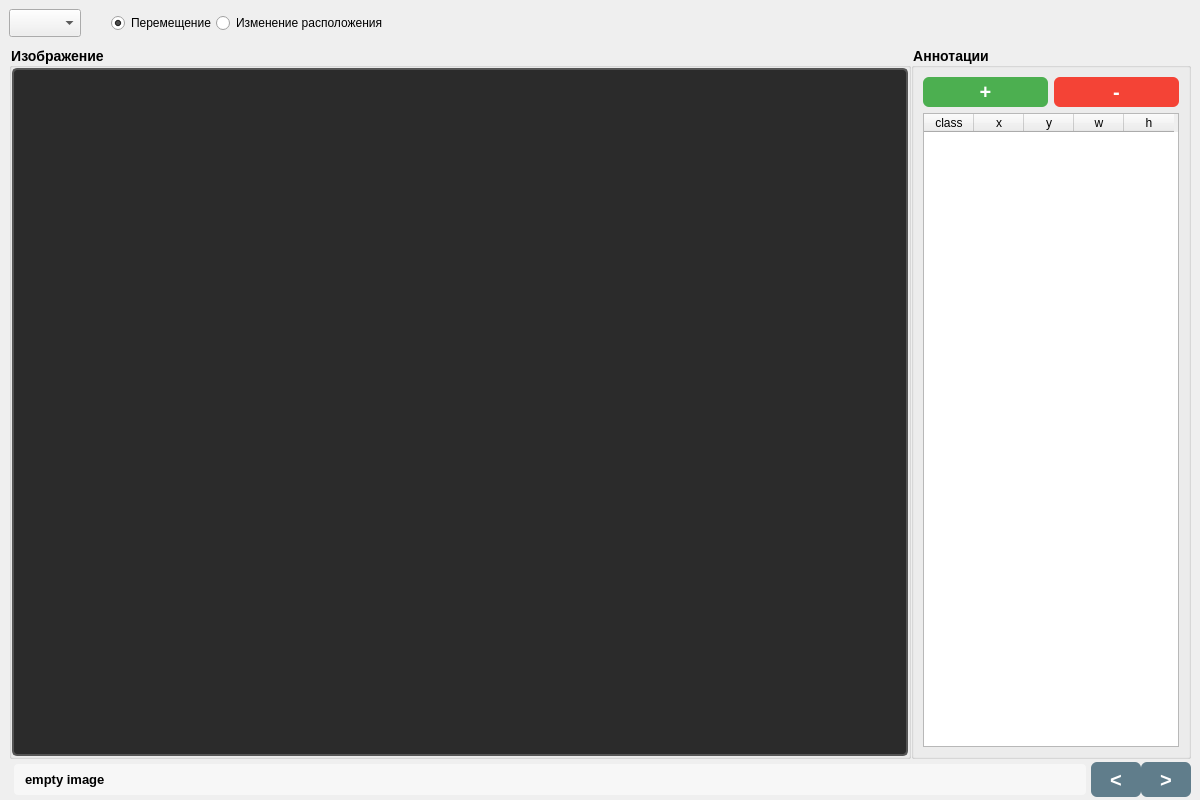
<?xml version="1.0" encoding="UTF-8"?>
<ui version="4.0">
 <class>ImageEditorTab</class>
 <widget class="QWidget" name="ImageEditorTab">
  <property name="geometry">
   <rect>
    <x>0</x>
    <y>0</y>
    <width>1200</width>
    <height>800</height>
   </rect>
  </property>
  <layout class="QVBoxLayout" name="verticalLayout">
   <property name="leftMargin">
    <number>0</number>
   </property>
   <property name="topMargin">
    <number>0</number>
   </property>
   <property name="rightMargin">
    <number>0</number>
   </property>
   <property name="bottomMargin">
    <number>0</number>
   </property>
   <property name="spacing">
    <number>0</number>
   </property>
   <item>
    <layout class="QHBoxLayout" name="horizontalLayout_top">
     <property name="leftMargin">
      <number>9</number>
     </property>
     <property name="topMargin">
      <number>9</number>
     </property>
     <property name="rightMargin">
      <number>9</number>
     </property>
     <property name="bottomMargin">
      <number>9</number>
     </property>
     <item>
      <widget class="QComboBox" name="combo_main_class">
       <property name="minimumWidth">
        <number>200</number>
       </property>
       <property name="styleSheet">
        <string notr="true">QComboBox { padding: 5px; }</string>
       </property>
      </widget>
     </item>
     <item>
      <spacer name="horizontalSpacer_1">
       <property name="orientation">
        <enum>Qt::Horizontal</enum>
       </property>
       <property name="sizeType">
        <enum>QSizePolicy::Fixed</enum>
       </property>
       <property name="sizeHint" stdset="0">
        <size>
         <width>30</width>
         <height>20</height>
        </size>
       </property>
      </spacer>
     </item>
     <item>
      <widget class="QRadioButton" name="radio_move">
       <property name="text">
        <string>Перемещение</string>
       </property>
       <property name="checked">
        <bool>true</bool>
       </property>
      </widget>
     </item>
     <item>
      <widget class="QRadioButton" name="radio_location">
       <property name="text">
        <string>Изменение расположения</string>
       </property>
      </widget>
     </item>
     <item>
      <spacer name="horizontalSpacer">
       <property name="orientation">
        <enum>Qt::Horizontal</enum>
       </property>
       <property name="sizeHint" stdset="0">
        <size>
         <width>40</width>
         <height>20</height>
        </size>
       </property>
      </spacer>
     </item>
    </layout>
   </item>
   <item>
    <layout class="QHBoxLayout" name="horizontalLayout_main">
     <property name="leftMargin">
      <number>9</number>
     </property>
     <property name="rightMargin">
      <number>9</number>
     </property>
     <property name="topMargin">
      <number>0</number>
     </property>
     <property name="bottomMargin">
      <number>0</number>
     </property>
     <item>
      <widget class="QGroupBox" name="group_image">
       <property name="sizePolicy">
        <sizepolicy hsizetype="Expanding" vsizetype="Expanding">
         <horstretch>3</horstretch>
         <verstretch>0</verstretch>
        </sizepolicy>
       </property>
       <property name="styleSheet">
        <string notr="true">
QGroupBox {
    font-size: 14px;
    font-weight: bold;
}
QGroupBox QGraphicsView {
    background-color: #2b2b2b;
    border: 2px solid #555;
    border-radius: 5px;
}
        </string>
       </property>
       <property name="title">
        <string>Изображение</string>
       </property>
       <layout class="QVBoxLayout" name="verticalLayout_image">
        <property name="leftMargin">
         <number>0</number>
        </property>
        <property name="topMargin">
         <number>0</number>
        </property>
        <property name="rightMargin">
         <number>0</number>
        </property>
        <property name="bottomMargin">
         <number>0</number>
        </property>
        <item>
         <widget class="QGraphicsView" name="graphics_view">
          <property name="sizePolicy">
           <sizepolicy hsizetype="Expanding" vsizetype="Expanding">
            <horstretch>0</horstretch>
            <verstretch>0</verstretch>
           </sizepolicy>
          </property>
          <property name="frameShape">
           <enum>QFrame::NoFrame</enum>
          </property>
          <property name="verticalScrollBarPolicy">
           <enum>Qt::ScrollBarAlwaysOff</enum>
          </property>
          <property name="horizontalScrollBarPolicy">
           <enum>Qt::ScrollBarAlwaysOff</enum>
          </property>
          <property name="interactive">
           <bool>true</bool>
          </property>
         </widget>
        </item>
       </layout>
      </widget>
     </item>
     <item>
      <widget class="QGroupBox" name="group_annotations">
       <property name="sizePolicy">
        <sizepolicy hsizetype="Preferred" vsizetype="Expanding">
         <horstretch>0</horstretch>
         <verstretch>0</verstretch>
        </sizepolicy>
       </property>
       <property name="styleSheet">
        <string notr="true">QGroupBox { font-size: 14px; font-weight: bold; }</string>
       </property>
       <property name="title">
        <string>Аннотации</string>
       </property>
       <layout class="QVBoxLayout" name="verticalLayout_annotations">
        <item>
         <layout class="QHBoxLayout" name="horizontalLayout_table_buttons_top">
          <item>
           <widget class="QPushButton" name="btn_add_row">
            <property name="sizePolicy">
             <sizepolicy hsizetype="Expanding" vsizetype="Fixed">
              <horstretch>1</horstretch>
              <verstretch>0</verstretch>
             </sizepolicy>
            </property>
            <property name="minimumSize">
             <size>
              <width>0</width>
              <height>30</height>
             </size>
            </property>
            <property name="styleSheet">
             <string notr="true">
QPushButton {
    font-size: 20px;
    font-weight: bold;
    background-color: #4CAF50;
    color: white;
    border: none;
    border-radius: 6px;
}
QPushButton:hover {
    background-color: #45a049;
}
             </string>
            </property>
            <property name="text">
             <string>+</string>
            </property>
           </widget>
          </item>
          <item>
           <widget class="QPushButton" name="btn_remove_row">
            <property name="sizePolicy">
             <sizepolicy hsizetype="Expanding" vsizetype="Fixed">
              <horstretch>1</horstretch>
              <verstretch>0</verstretch>
             </sizepolicy>
            </property>
            <property name="minimumSize">
             <size>
              <width>0</width>
              <height>30</height>
             </size>
            </property>
            <property name="styleSheet">
             <string notr="true">
QPushButton {
    font-size: 20px;
    font-weight: bold;
    background-color: #f44336;
    color: white;
    border: none;
    border-radius: 6px;
}
QPushButton:hover {
    background-color: #da190b;
}
             </string>
            </property>
            <property name="text">
             <string>-</string>
            </property>
           </widget>
          </item>
         </layout>
        </item>
        <item>
         <widget class="QTableWidget" name="table_annotations">
          <property name="sizePolicy">
           <sizepolicy hsizetype="Minimum" vsizetype="Expanding">
            <horstretch>0</horstretch>
            <verstretch>0</verstretch>
           </sizepolicy>
          </property>
          <property name="minimumSize">
           <size>
            <width>250</width>
            <height>0</height>
           </size>
          </property>
          <property name="editTriggers">
           <set>QAbstractItemView::DoubleClicked</set>
          </property>
          <property name="alternatingRowColors">
           <bool>true</bool>
          </property>
          <property name="selectionBehavior">
           <enum>QAbstractItemView::SelectRows</enum>
          </property>
          <property name="showGrid">
           <bool>true</bool>
          </property>
          <property name="gridStyle">
           <enum>Qt::SolidLine</enum>
          </property>
          <property name="columnCount">
           <number>5</number>
          </property>
          <attribute name="horizontalHeaderStretchLastSection">
           <bool>false</bool>
          </attribute>
          <attribute name="horizontalHeaderMinimumSectionSize">
           <number>0</number>
          </attribute>
          <attribute name="horizontalHeaderDefaultSectionSize">
           <number>50</number>
          </attribute>
          <attribute name="horizontalHeaderVisible">
           <bool>true</bool>
          </attribute>
          <attribute name="horizontalHeaderHighlightSections">
           <bool>true</bool>
          </attribute>
          <attribute name="verticalHeaderVisible">
           <bool>false</bool>
          </attribute>
          <attribute name="verticalHeaderDefaultSectionSize">
           <number>25</number>
          </attribute>
          <column>
           <property name="text">
            <string>class</string>
           </property>
          </column>
          <column>
           <property name="text">
            <string>x</string>
           </property>
          </column>
          <column>
           <property name="text">
            <string>y</string>
           </property>
          </column>
          <column>
           <property name="text">
            <string>w</string>
           </property>
          </column>
          <column>
           <property name="text">
            <string>h</string>
           </property>
          </column>
         </widget>
        </item>
       </layout>
      </widget>
     </item>
    </layout>
   </item>
   <item>
    <layout class="QHBoxLayout" name="horizontalLayout_bottom">
     <property name="leftMargin">
      <number>9</number>
     </property>
     <property name="rightMargin">
      <number>9</number>
     </property>
     <property name="topMargin">
      <number>0</number>
     </property>
     <property name="bottomMargin">
      <number>0</number>
     </property>
     <item>
      <widget class="QLabel" name="label_image_info">
       <property name="sizePolicy">
        <sizepolicy hsizetype="Expanding" vsizetype="Preferred">
         <horstretch>1</horstretch>
         <verstretch>0</verstretch>
        </sizepolicy>
       </property>
       <property name="styleSheet">
        <string notr="true">
QLabel {
    font-size: 13px;
    font-weight: bold;
    padding: 8px;
    background-color: palette(alternate-base);
    border-radius: 4px;
    margin: 5px;
}
        </string>
       </property>
       <property name="text">
        <string>empty image</string>
       </property>
       <property name="alignment">
        <set>Qt::AlignLeft|Qt::AlignVCenter</set>
       </property>
      </widget>
     </item>
     <item>
      <layout class="QHBoxLayout" name="horizontalLayout_navigation">
       <item>
        <widget class="QPushButton" name="btn_prev">
         <property name="minimumSize">
          <size>
           <width>50</width>
           <height>35</height>
          </size>
         </property>
         <property name="maximumSize">
          <size>
           <width>50</width>
           <height>35</height>
          </size>
         </property>
         <property name="styleSheet">
          <string notr="true">
QPushButton {
    font-size: 20px;
    font-weight: bold;
    background-color: #607D8B;
    color: white;
    border: none;
    border-radius: 6px;
}
QPushButton:hover {
    background-color: #455A64;
}
          </string>
         </property>
         <property name="text">
          <string>&lt;</string>
         </property>
        </widget>
       </item>
       <item>
        <widget class="QPushButton" name="btn_next">
         <property name="minimumSize">
          <size>
           <width>50</width>
           <height>35</height>
          </size>
         </property>
         <property name="maximumSize">
          <size>
           <width>50</width>
           <height>35</height>
          </size>
         </property>
         <property name="styleSheet">
          <string notr="true">
QPushButton {
    font-size: 20px;
    font-weight: bold;
    background-color: #607D8B;
    color: white;
    border: none;
    border-radius: 6px;
}
QPushButton:hover {
    background-color: #455A64;
}
          </string>
         </property>
         <property name="text">
          <string>&gt;</string>
         </property>
        </widget>
       </item>
      </layout>
     </item>
    </layout>
   </item>
  </layout>
 </widget>
 <resources/>
 <connections/>
</ui>
